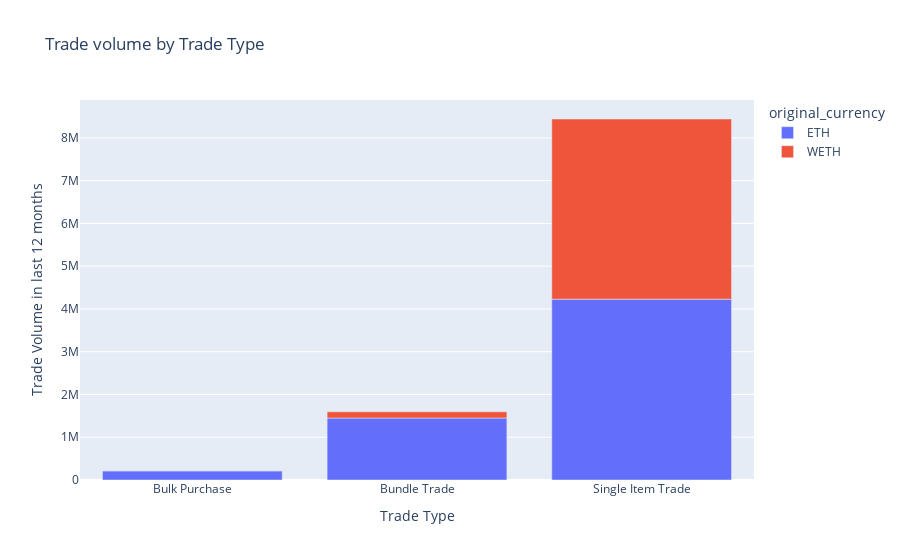

The code cell stored with this chart in its notebook:
### Code cell
#from matplotlib import pyplot as plt
df = query.df
# df.plot(kind="bar",stacked=True)
# plt.title("Trades")
fig2 = px.bar(df,x="trade_type",y="trade_volume",color="original_currency",title='Trade volume by Trade Type',labels={
           'trade_type': "Trade Type", #removing titles for x and y axis
           'trade_volume': "Trade Volume in last 12 months"
       })
fig2.show()

### Figure 1 — Plotly figure (JSON) as saved in the notebook; plotly's stock layout.template omitted (floating-point values rounded to 4 significant figures)
{"data": [{"alignmentgroup": "True", "hovertemplate": "original_currency=ETH<br>Trade Type=%{x}<br>Trade Volume in last 12 months=%{y}<extra></extra>", "legendgroup": "ETH", "marker": {"color": "#636efa", "pattern": {"shape": ""}}, "name": "ETH", "offsetgroup": "ETH", "orientation": "v", "showlegend": true, "textposition": "auto", "type": "bar", "x": ["Bulk Purchase", "Bundle Trade", "Single Item Trade"], "xaxis": "x", "y": [215500.0, 1449000.0, 4229000.0], "yaxis": "y"}, {"alignmentgroup": "True", "hovertemplate": "original_currency=WETH<br>Trade Type=%{x}<br>Trade Volume in last 12 months=%{y}<extra></extra>", "legendgroup": "WETH", "marker": {"color": "#EF553B", "pattern": {"shape": ""}}, "name": "WETH", "offsetgroup": "WETH", "orientation": "v", "showlegend": true, "textposition": "auto", "type": "bar", "x": ["Bulk Purchase", "Bundle Trade", "Single Item Trade"], "xaxis": "x", "y": [13.13, 145300.0, 4213000.0], "yaxis": "y"}], "layout": {"barmode": "relative", "legend": {"title": {"text": "original_currency"}, "tracegroupgap": 0}, "title": {"text": "Trade volume by Trade Type"}, "xaxis": {"anchor": "y", "domain": [0, 1], "title": {"text": "Trade Type"}}, "yaxis": {"anchor": "x", "domain": [0, 1], "title": {"text": "Trade Volume in last 12 months"}}}}
